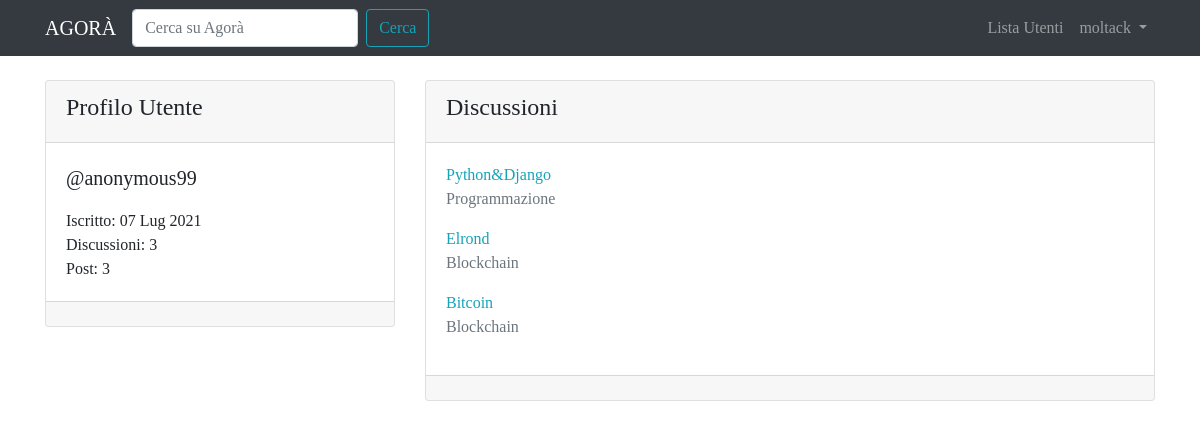
The app's page /user/anonymous99/ (signed in) with its own data.
### forum/models.py (models this page shows, shortened)
class BaseModel(models.Model):
    objects = models.Manager()
    class Meta:
        abstract = True

class Discussion(BaseModel):
    title = models.CharField(max_length=120)
    creation_date = models.DateTimeField(auto_now_add=True)
    discussion_author = models.ForeignKey(User, on_delete=models.CASCADE, related_name='discussions')
    discussion_section = models.ForeignKey(Section, on_delete=models.CASCADE)
    def get_absolute_url(self):
        return reverse('discussion_view', kwargs={'pk': self.pk})
    class Meta:
        verbose_name = 'Discussione'
        verbose_name_plural = 'Discussioni'
        ordering = ['creation_date']

class Section(BaseModel):
    name = models.CharField(max_length=80)
    description = models.CharField(max_length=150, blank=True, null=True)
    logo = models.ImageField(blank=True, null=True, default='image_empty.png')
    def __str__(self):
        return self.name
    class Meta:
        verbose_name = 'Sezione'
        verbose_name_plural = 'Sezioni'
        ordering = ['name']

### core/views.py (the view)
# urls.py: path('user/<slug:username>/', views.user_profile_view, name='user_profile'),
def user_profile_view(request, username):
    user = get_object_or_404(User, username=username)
    user_discussions = Discussion.objects.filter(discussion_author=user).order_by('-pk')
    context = {
        'user': user,
        'user_discussions': user_discussions
    }
    return render(request, "core/user_profile_it.html", context)

### core/templates/core/user_profile_it.html (shortened to what this page needs)
{% extends 'base.html' %}
{% block content %}
  <div class="row mt-3">
    <div class="col-lg-4 col-12">
      <div class="card my-2">
        <div class="card-header">
          <h4>{% if request.user == user %}Il tuo {% endif %} Profilo Utente</h4>
        </div>
        <div class="card-body">
          <p class="lead">@{{ user }}</p>
          <p class="mb-0">Iscritto: {{ user.date_joined|date:'d M Y' }}</p>
          <p class="mb-0">Discussioni: {{ user.discussions.count }}</p>
          <p class="mb-0">Post: {{ user.posts.count }}</p>
        </div>
        <div class="card-footer"></div>
      </div>
    </div>
    <div class="col-lg-8 col-12">
      <div class="card my-2">
        <div class="card-header">
          <h4>Discussioni</h4>
        </div>
        <div class="card-body">
          {% for discussion in user_discussions %}
            <a href="{{ discussion.get_absolute_url }}">{{ discussion.title }}</a>
            <p class="text-muted">{{ discussion.discussion_section }}</p>
          {% empty %}
            {% if request.user != user %}
              <p>{{ user }} non ha creato alcuna discussione!</p>
            {% else %}
              <p>Non hai creato alcuna discussione! Inizia Subito!</p>
            {% endif %}
          {% endfor %}
        </div>
        <div class="card-footer"></div>
      </div>
    </div>
  </div>
{% endblock %}

### templates/base.html (shortened to what this page needs)
{% load static %}
<!doctype html>
<html lang="it">
  <head>
    <link rel="stylesheet" href="https://cdn.jsdelivr.net/npm/bootstrap@4.6.0/dist/css/bootstrap.min.css">
    <link rel="stylesheet" href="{% static 'css/agora.css' %}">
  </head>
  <body>
    <nav class="navbar navbar-expand-lg navbar-dark bg-dark">
      <div class="container">
        <a class="navbar-brand" href="/">AGORÀ</a>
        <div class="collapse navbar-collapse" id="navbarSupportedContent">
          <form class="form-inline my-2 my-lg-0" action="{% url 'search_bar' %}">
            <input name="search" class="form-control mr-sm-2" type="search" placeholder="Cerca su Agorà" aria-label="Search">
            <button class="btn btn-outline-info my-2 my-sm-0" type="submit">Cerca</button>
          </form>
          <ul class="navbar-nav ml-auto">
            <li class="nav-item">
              <a class="nav-link" href="{% url 'users_list' %}">Lista Utenti <span class="sr-only">(current)</span></a>
            </li>
            {% if request.user.is_authenticated %}
              <li class="nav-item dropdown">
                <a class="nav-link dropdown-toggle" href="#" id="navbarDropdown" role="button" data-toggle="dropdown" aria-haspopup="true" aria-expanded="false">
                  {{ request.user.username }}
                </a>
              </li>
            {% endif %}
          </ul>
        </div>
      </div>
    </nav>
    <div class="container">
      {% block content %}
      {% endblock %}
    </div>
  </body>
</html>

### static-storage/css/agora.css (style rules this page uses)
body { font-family: 'Slabo 27px', serif; }
a, a:hover { color: #17a2b8; }

### records on screen
Discussion: title "Python&Django", discussion_section "Programmazione"
Discussion: title "Elrond", discussion_section "Blockchain"
Discussion: title "Bitcoin", discussion_section "Blockchain"

### other values on screen
{{ request.user.username }} "moltack"
{{ user }} "anonymous99"
{{ user.date_joined|date:'d M Y' }} "07 Lug 2021"
{{ user.discussions.count }} "3"
{{ user.posts.count }} "3"
